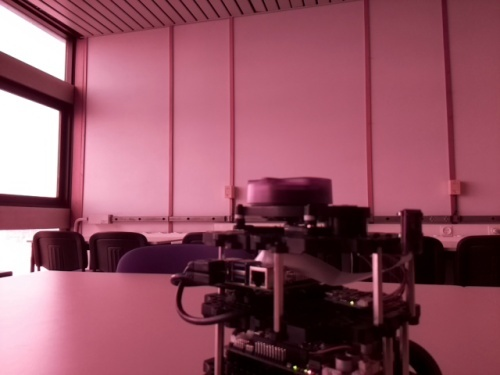
#> input picture rec_obj/imgs/positive_imgs/1.jpg, 500 x 375 px; its folder holds only this picture in this run
$ python test_img.py
#> lines starting #> are read from the running program, lines starting #| are printed output that depends on the picture; after the words box and inside, x2 and y2 are one past the last pixel; in counts of white or black regions, pixels touching at a corner belong together
# ------- Import --------------------------------------------------------------------------
import cv2
import os

# ------- RUN --------------------------------------------------------------------------
watch_cascade = cv2.CascadeClassifier('cascade/cascade4/cascade.xml')
list_img=os.listdir('imgs/positive_imgs')

for img_name in list_img:

    # Frame preparation
    img = cv2.imread('imgs/positive_imgs/'+img_name)
#> img is the input picture: shape (375, 500, 3); mean B, G, R 98.2, 82.6, 145.7
    gray=cv2.cvtColor(img,cv2.COLOR_BGR2GRAY)
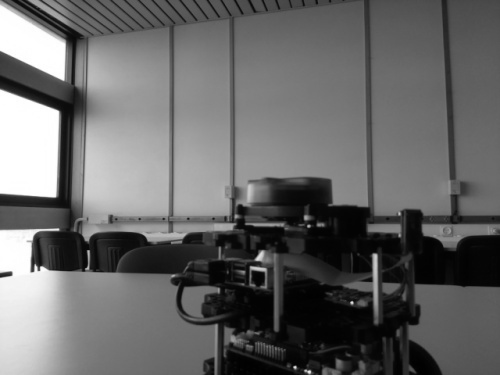
#> gray: shape (375, 500); min 0, max 255, mean 103.3
    watches = watch_cascade.detectMultiScale(gray,scaleFactor=1.1,minNeighbors=1)
#> watches = ()

    # Draw a rectangle around the objects
    for (x, y, w, h) in watches:
        cv2.rectangle(img, (x - 4, y + h), (x + w + 5, y + h + 16), (255, 0, 0), cv2.FILLED)
        cv2.putText(img, 'Drone', (x - 4, y + h + 13), cv2.FONT_ITALIC, 0.42, (255, 255, 255), 1)
        cv2.rectangle(img, (x, y), (x + w, y + h), (255, 0, 0), 2)
#> this loop made 0 passes

    cv2.imshow('img', img)
    #cv2.imwrite(img_name+'.png',img)
    k = cv2.waitKey(0) & 0xff
#> (key Esc is pressed here)
    if k == 27:
        break

cv2.destroyAllWindows()

$ run again, on rec_obj/imgs/positive_imgs/13.jpg
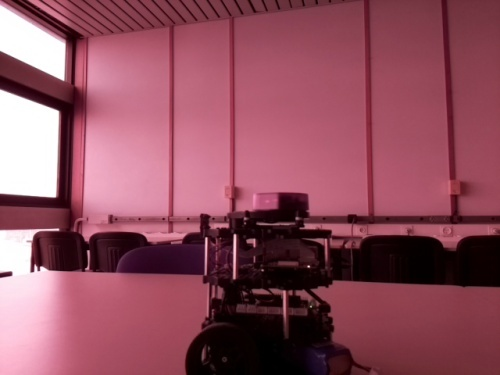
#> input picture rec_obj/imgs/positive_imgs/13.jpg, 500 x 375 px
#> img is the input picture: shape (375, 500, 3); mean B, G, R 94.2, 79.2, 143.2
#> `gray=cv2.cvtColor(img,cv2.COLOR_BGR2GRAY)`:
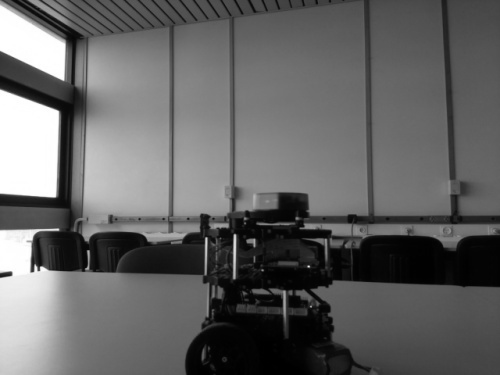
#> gray: shape (375, 500); min 0, max 255, mean 100
#> watches = ()

$ run again, on rec_obj/imgs/positive_imgs/14.jpg
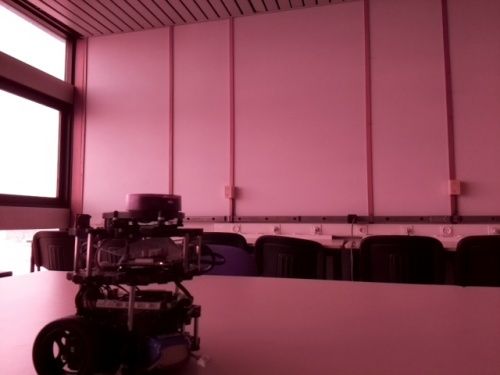
#> input picture rec_obj/imgs/positive_imgs/14.jpg, 500 x 375 px
#> img is the input picture: shape (375, 500, 3); mean B, G, R 91.8, 77.7, 140.3
#> `gray=cv2.cvtColor(img,cv2.COLOR_BGR2GRAY)`:
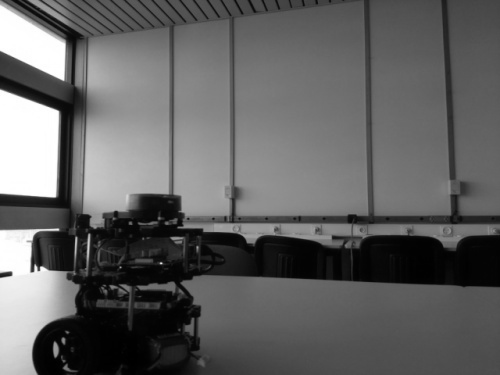
#> gray: shape (375, 500); min 0, max 255, mean 98
#> watches = [[28, 321, 52, 52]]
#> the loop `for (x, y, w, h) in watches:` made 1 pass
#> after the loop `for (x, y, w, h) in watches:`:
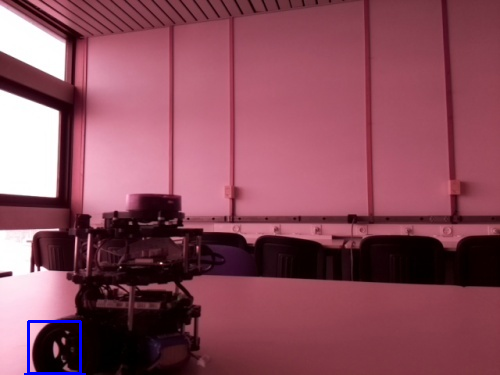
#> img: shape (375, 500, 3); 0.34% of pixels changed, all inside (x1, y1, x2, y2) = (24, 320, 86, 375)
